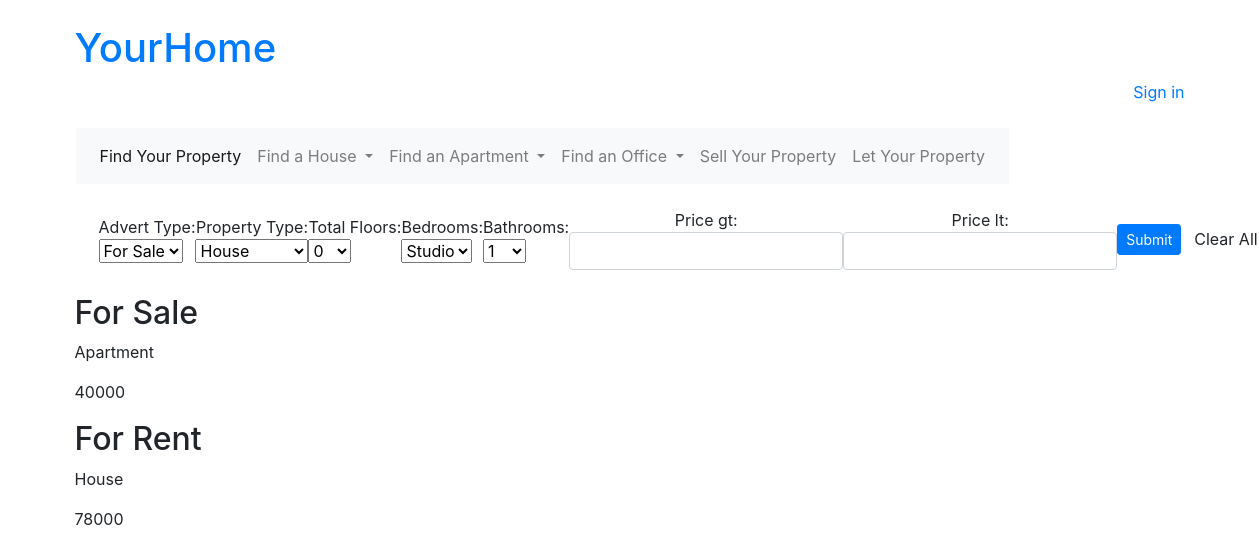
The page /multiselect_filter/ on the database as committed earlier.
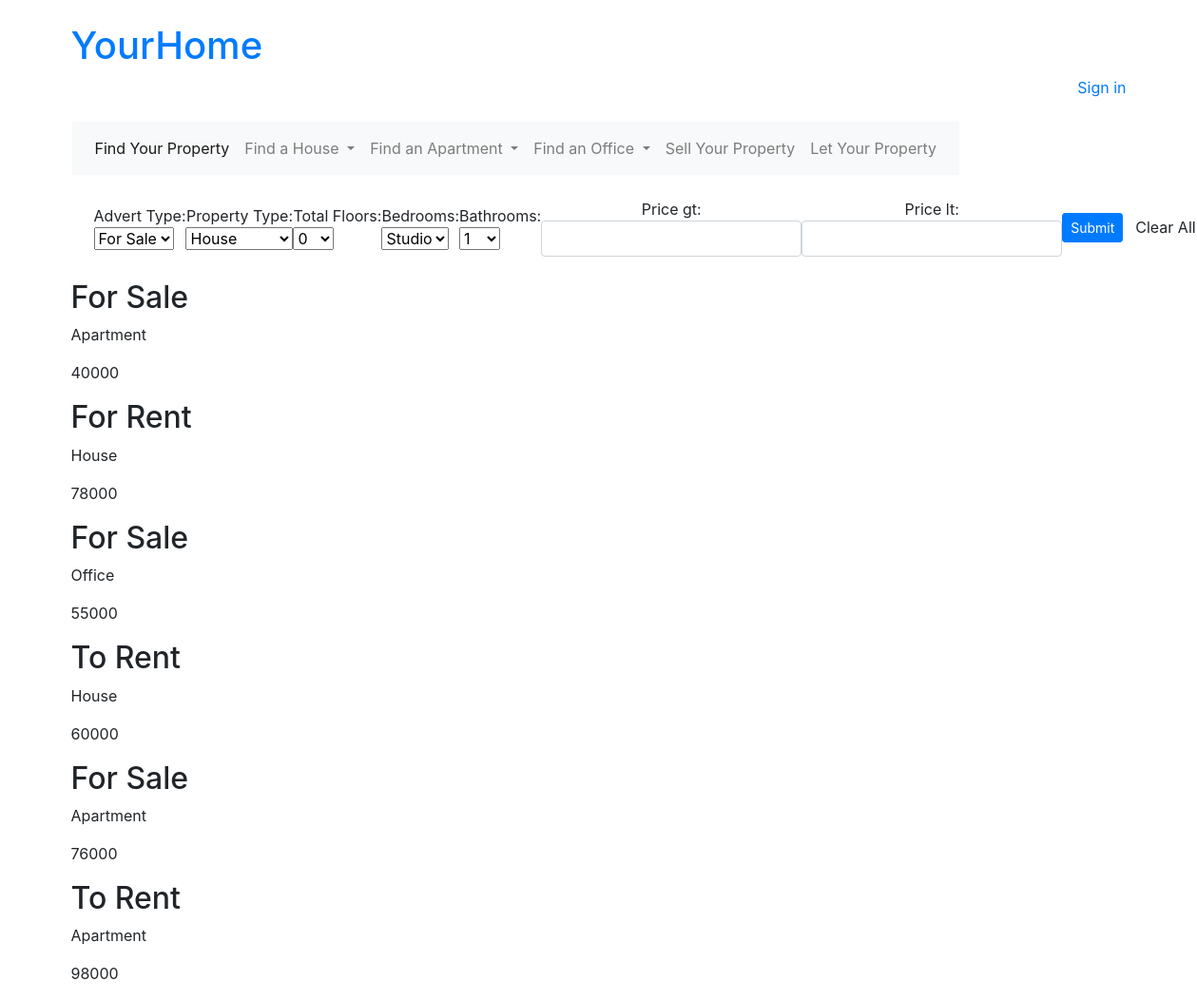
The same page on the database as committed later.
### yourhome/models.py (models this page shows, shortened)
class TimeStampedUUIDModel(models.Model):
    id = models.UUIDField(primary_key=True, default=uuid.uuid4, editable=False)
    created = models.DateTimeField(auto_now_add=True)
    modified = models.DateTimeField(auto_now=True)
    class Meta:
        abstract = True

class Property(TimeStampedUUIDModel):
    class AdvertType(models.TextChoices):
        FOR_SALE = "For Sale", _("For Sale")
        TO_RENT = "To Rent", _("To Rent")
    class PropertyType(models.TextChoices):
        HOUSE = "House", _("House")
        APARTMENT = "Apartment", _("Apartment")
        OFFICE = "Office", _("Office")
        WAREHOUSE = "Warehouse", _("Warehouse")
        COMMERCIAL = "Commercial", _("Commercial")
        OTHER = "Other", _("Other")
    title = models.CharField(verbose_name=_("Property Title"), max_length=250)
    slug = models.SlugField(allow_unicode=True, default='slug')
    ref_code = models.CharField(
        verbose_name=_("Property Reference Code"),
        max_length=255,
        unique=True,
        blank=True,
    )
    description = models.TextField(
        verbose_name=_("Description"),
        default="Add description here...",
    )
    city = models.CharField(verbose_name=_("City"), max_length=180)
    postcode = models.CharField(
        verbose_name=_("Postcode"), max_length=100, default="140"
    )
    price = models.IntegerField(
        verbose_name=_("Price")
    )
    plot_area = models.DecimalField(
        verbose_name=_("Plot Area(m^2)"), max_digits=8, decimal_places=2, default=0.0
    )
    class TotalFloors(models.TextChoices):
        ZERO = "0", _("0")
        ONE = "1", _("1")
        TWO = "2", _("2")
        THREE = "3", _("3")
        FOUR = "4", _("4")
        FIVE = "5", _("5")
        FIVE_PLUS = "5+", _("5+")
    class Bedrooms(models.TextChoices):
        STUDIO = "Studio",  _("Studio")
        ZERO = "0", _("0")
        ONE = "1", _("1")
        TWO = "2", _("2")
        THREE = "3", _("3")
        FOUR = "4", _("4")
        FIVE = "5", _("5")
        FIVE_PLUS = "5+", _("5+")
    class Bathrooms(models.TextChoices):
        ONE = "1", _("1")
        TWO = "2", _("2")
        THREE = "3", _("3")
        FOUR = "4", _("4")
        FIVE = "5", _("5")
        FIVE_PLUS = "5+", _("5+")
    advert_type = models.CharField(
        verbose_name=_("Advert Type"),
        max_length=50,
        choices=AdvertType.choices,
        default=AdvertType.FOR_SALE,
    )
    property_type = models.CharField(
        verbose_name=_("Property Type"),
        max_length=50,
        choices=PropertyType.choices,
        default=PropertyType.OTHER,
    )
    total_floors = models.CharField(
        verbose_name=_("Total Floors"),
        max_length=50,
        choices=TotalFloors.choices,
        default=TotalFloors.ZERO,
    )
    bedrooms = models.CharField(
        verbose_name=_("Bedrooms"),
        max_length=50,
        choices=Bedrooms.choices,
        default=Bedrooms.ONE,
    )
    bathrooms = models.CharField(
        verbose_name=_("bathrooms"),
        max_length=50,
        choices=Bathrooms.choices,
        default=Bathrooms.ONE,
    )
    cover_photo = models.ImageField(
        verbose_name=_("Main Photo"), default="#", null=True, blank=True
    )
    photo1 = models.ImageField(
        default="",
        null=True,
        blank=True,
    )
    photo2 = models.ImageField(
        default="",
        null=True,
        blank=True,
    )
    photo3 = models.ImageField(
        default="",
        null=True,
        blank=True,
    )
    photo4 = models.ImageField(
        default="",
        null=True,
        blank=True,
    )
    published_status = models.BooleanField(
        verbose_name=_("Published Status"), default=False
    )
    views = models.IntegerField(verbose_name=_("Total Views"), default=0)
    class Meta:
        app_label = "yourhome"
        verbose_name = "Property"
        verbose_name_plural = "Properties"

### yourhome/views.py (the view)
# urls.py: path('multiselect_filter/', views.multiselectFilter, name="multiselect_filter"),
def multiselectFilter(request, advert_type_slug=None, property_type_slug=None):
    advert_type = request.GET.get('advert_type')
    property_type = request.GET.get('property_type')
    form = MultiselectFilterForm(request.GET or None)
    price_gt = request.GET.get('price_gt', '')
    price_lt = request.GET.get('price_lt', '')
    queryset = Property.objects.all()
    advert_type_map = {
        'to-rent': 'To Rent',
        'for-sale': 'For Sale',
    }
    if advert_type_slug:
        advert_type = advert_type_map.get(advert_type_slug)
        if advert_type:
            queryset = queryset.filter(advert_type=advert_type)
    elif 'advert_type' in request.GET:
        advert_type = request.GET.get('advert_type')
        if advert_type:
            queryset = queryset.filter(advert_type=advert_type)
    property_type_map = {
        'house': 'House',
        'apartment': 'Apartment',
        'office': 'Office',
        'warehouse': 'Warehouse',
        'commercial': 'Commercial',
        'other': 'Other',
    }
    if property_type_slug:
        property_type = property_type_map.get(property_type_slug)
        if property_type:
            queryset = queryset.filter(property_type=property_type)
    elif 'property_type' in request.GET:
        property_type = request.GET.get('property_type')
        if property_type:
            queryset = queryset.filter(property_type=property_type)
    initial_data = {}
    if property_type_slug:
        initial_data['property_type'] = property_type
    if advert_type:
        initial_data['advert_type'] = advert_type
    form = MultiselectFilterForm(request.GET or initial_data)
    if price_gt.isdigit() and price_lt.isdigit():
        if int(price_gt) <= int(price_lt):
            queryset = queryset.filter(price__gt=price_gt, price__lt=price_lt)
        else:
            messages.error(request, 'Please enter a valid price.')
    filter_form = PropertyFilter(request.GET, queryset=queryset)
    properties = filter_form.qs
    context = {
        'form': form,
        'filter_form': filter_form,
        'properties': properties,
        'advert_type_choices': Property.AdvertType.choices,
        'property_type_choices': Property.PropertyType.choices,
        'price_gt':  price_gt,
        'price_lt': price_lt,
    }
    return render(request, 'yourhome/multiselect_filter.html', context)

### yourhome/forms.py
class MultiselectFilterForm(forms.ModelForm):
    price_gt = forms.IntegerField(min_value=0, required=False)
    price_lt = forms.IntegerField(min_value=0, required=False)
    class Meta:
        model = Property
        fields = ('advert_type', 'property_type', 'total_floors', 'bedrooms', 'bathrooms')
    def __init__(self, *args, **kwargs):
        super().__init__(*args, **kwargs)
        self.fields['advert_type'].widget.attrs['class'] = 'select'
        self.fields['property_type'].widget.attrs['class'] = 'select'
        self.fields['price_gt'].widget.attrs['class'] = 'form-control'
        self.fields['price_lt'].widget.attrs['class'] = 'form-control'
        self.fields['total_floors'].widget.attrs['class'] = 'multiselect'
        self.fields['bedrooms'].widget.attrs['class'] = 'multiselect'
        self.fields['bathrooms'].widget.attrs['class'] = 'multiselect'

### yourhome/templates/yourhome/multiselect_filter.html
{% extends 'main.html' %}
{% load static %}
{% block content %}
<div class="multiselect_filter container">
    <form method="GET" class="filter_form form form-inline pb-4 ps-4 pt-3" action="">
        <div class="form-group">
            {% for field in form %}
                <div>
                    {{ field.label_tag }}
                    {{ field }}
                </div>
            {% endfor %}
            <input type="submit" id="submit-btn" class="btn btn-sm btn-primary" value="Submit" />
            <a class="btn ml-auto mr-2" href="{% url 'multiselect_filter' %}"> Clear All </a>
        </div>
    </form>
    <div class="property-gallery">
        {% for property in properties %}
            <div>
                <h2>{{ property.advert_type }}</h2>
                <p>{{ property.property_type }}</p>
                <p>{{ property.price }}</p>
            </div>
        {% empty %}
            <p>No properties found.</p>
        {% endfor %}
</div>
{% endblock content %}

Rows that differ between the two databases and show on the page:
added Property: advert_type "For Sale", property_type "Office", price "55000"
added Property: advert_type "To Rent", property_type "House", price "60000"
added Property: advert_type "For Sale", property_type "Apartment", price "76000"
added Property: advert_type "To Rent", property_type "Apartment", price "98000"
